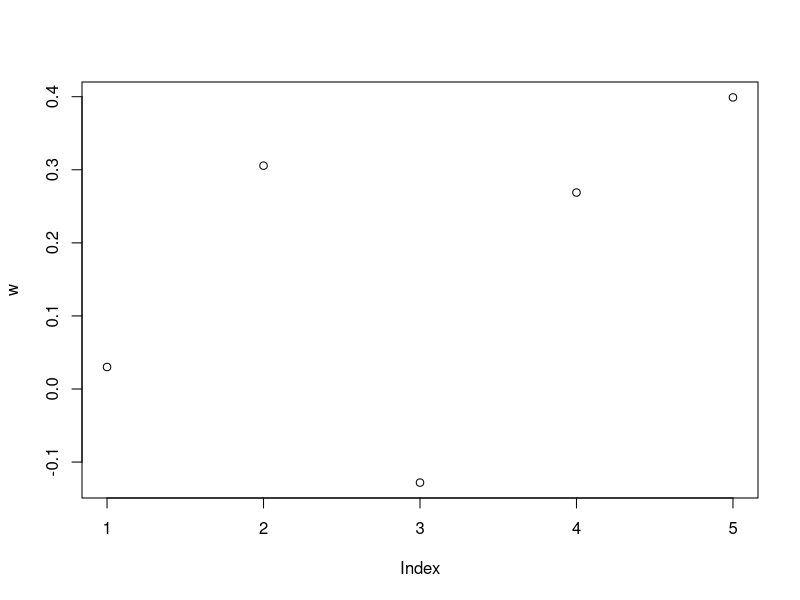
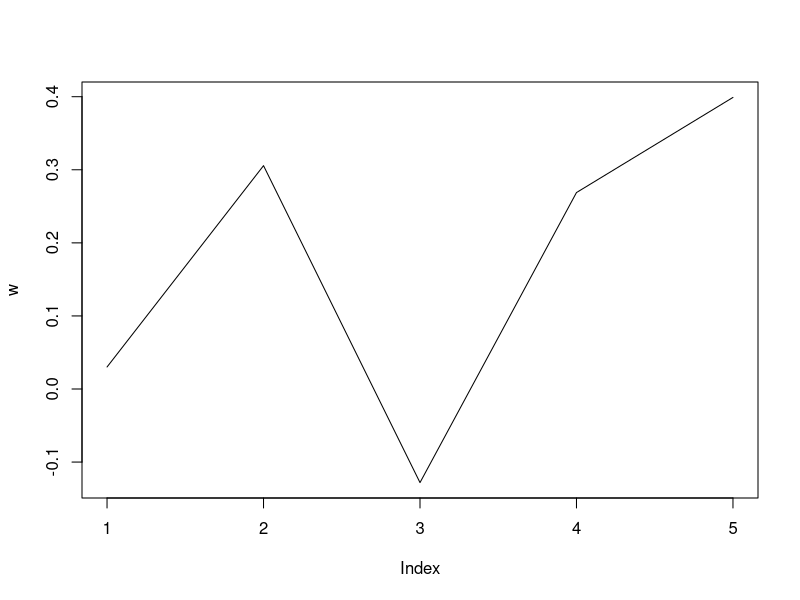
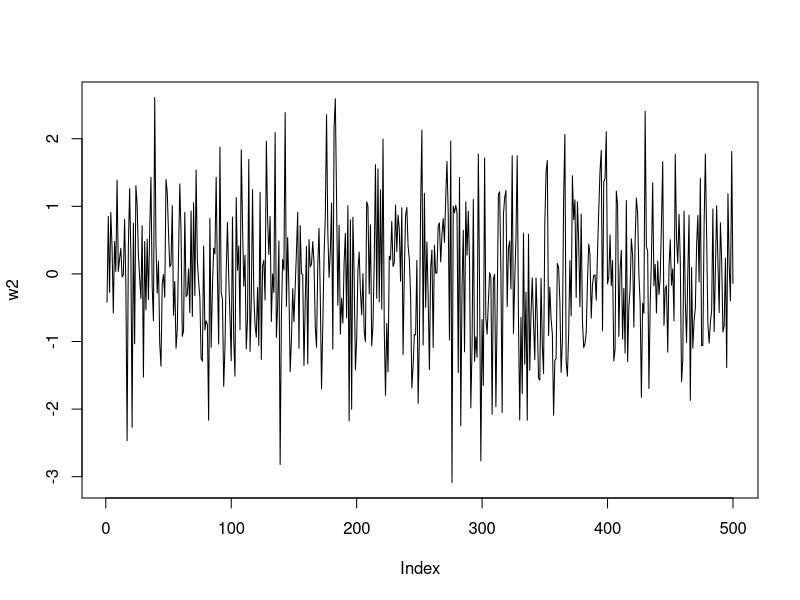

These charts were generated, in order, by the following R code:
#white noise

w <- rnorm(5) ## 5 random standard normal numbers
w
plot(w) # dot plot of w
plot(w, type = "line") #line plot of w

w2 <- rnorm(500) # 500 random standard normal numbers

plot(w2,type = "line")
mean(w2)

